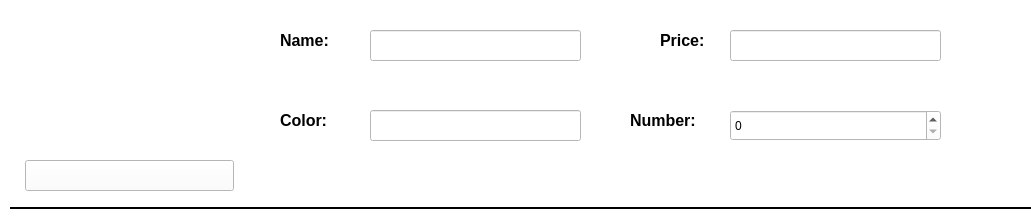
<?xml version="1.0" encoding="UTF-8"?>
<ui version="4.0">
 <class>widget_show_kala_customer</class>
 <widget class="QWidget" name="widget_show_kala_customer">
  <property name="geometry">
   <rect>
    <x>0</x>
    <y>0</y>
    <width>1031</width>
    <height>218</height>
   </rect>
  </property>
  <property name="windowTitle">
   <string>Form</string>
  </property>
  <property name="styleSheet">
   <string notr="true">background-color: rgb(255, 255, 255);</string>
  </property>
  <widget class="QWidget" name="widget" native="true">
   <property name="geometry">
    <rect>
     <x>30</x>
     <y>10</y>
     <width>201</width>
     <height>141</height>
    </rect>
   </property>
   <property name="styleSheet">
    <string notr="true">background-image: url(:/new/prefix1/add_kala.png);</string>
   </property>
  </widget>
  <widget class="QLineEdit" name="lineEdit">
   <property name="geometry">
    <rect>
     <x>370</x>
     <y>30</y>
     <width>211</width>
     <height>31</height>
    </rect>
   </property>
  </widget>
  <widget class="QLabel" name="label_2">
   <property name="geometry">
    <rect>
     <x>280</x>
     <y>30</y>
     <width>71</width>
     <height>20</height>
    </rect>
   </property>
   <property name="font">
    <font>
     <pointsize>12</pointsize>
     <bold>true</bold>
    </font>
   </property>
   <property name="text">
    <string>Name:</string>
   </property>
  </widget>
  <widget class="QPushButton" name="pushButton">
   <property name="geometry">
    <rect>
     <x>25</x>
     <y>160</y>
     <width>209</width>
     <height>31</height>
    </rect>
   </property>
   <property name="styleSheet">
    <string notr="true">background-image: url(:/new/prefix1/change photo.png);
background-color: rgb(255, 255, 255);</string>
   </property>
   <property name="text">
    <string/>
   </property>
  </widget>
  <widget class="QLabel" name="label_3">
   <property name="geometry">
    <rect>
     <x>280</x>
     <y>110</y>
     <width>61</width>
     <height>20</height>
    </rect>
   </property>
   <property name="font">
    <font>
     <pointsize>12</pointsize>
     <bold>true</bold>
    </font>
   </property>
   <property name="text">
    <string>Color:</string>
   </property>
  </widget>
  <widget class="QLineEdit" name="lineEdit_2">
   <property name="geometry">
    <rect>
     <x>370</x>
     <y>110</y>
     <width>211</width>
     <height>31</height>
    </rect>
   </property>
  </widget>
  <widget class="QLabel" name="label_4">
   <property name="geometry">
    <rect>
     <x>630</x>
     <y>100</y>
     <width>101</width>
     <height>41</height>
    </rect>
   </property>
   <property name="font">
    <font>
     <pointsize>12</pointsize>
     <bold>true</bold>
    </font>
   </property>
   <property name="text">
    <string>Number:</string>
   </property>
  </widget>
  <widget class="QSpinBox" name="spinBox">
   <property name="geometry">
    <rect>
     <x>730</x>
     <y>110</y>
     <width>211</width>
     <height>31</height>
    </rect>
   </property>
  </widget>
  <widget class="QLabel" name="label_5">
   <property name="geometry">
    <rect>
     <x>660</x>
     <y>30</y>
     <width>71</width>
     <height>20</height>
    </rect>
   </property>
   <property name="font">
    <font>
     <pointsize>12</pointsize>
     <bold>true</bold>
    </font>
   </property>
   <property name="text">
    <string>Price:</string>
   </property>
  </widget>
  <widget class="QLineEdit" name="lineEdit_3">
   <property name="geometry">
    <rect>
     <x>730</x>
     <y>30</y>
     <width>211</width>
     <height>31</height>
    </rect>
   </property>
  </widget>
  <widget class="Line" name="line">
   <property name="geometry">
    <rect>
     <x>10</x>
     <y>200</y>
     <width>1021</width>
     <height>16</height>
    </rect>
   </property>
   <property name="frameShadow">
    <enum>QFrame::Plain</enum>
   </property>
   <property name="lineWidth">
    <number>2</number>
   </property>
   <property name="orientation">
    <enum>Qt::Horizontal</enum>
   </property>
  </widget>
 </widget>
 <resources/>
 <connections/>
</ui>
